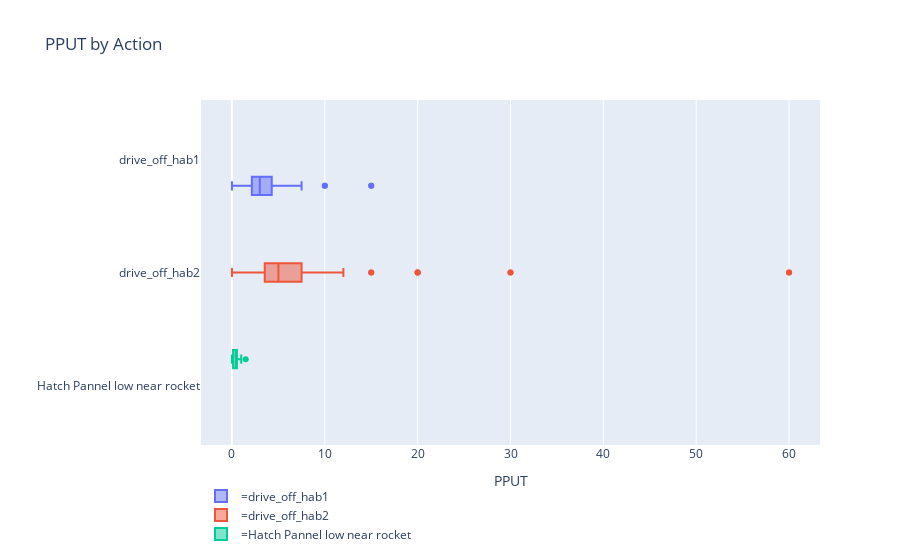

Notebook code for this chart:
### Code cell
fig = px.box(df, x="pput", y="robot", title='PPUT by Action', labels={'pput': 'PPUT', 'robot': ""},
             points="outliers", hover_data=['clock','pput'], color='robot', orientation="h")
fig.update_layout(legend=dict(x=-0, y=-0.3))
fig.show()

### Figure 1 — Plotly figure (JSON) as saved in the notebook; plotly's stock layout.template omitted (floating-point values rounded to 4 significant figures; data arrays with more than 128 entries replaced by an {"elided": "..."} marker saying what was removed)
{"data": [{"alignmentgroup": "True", "boxpoints": "outliers", "customdata": {"elided": "104x2 float values"}, "hoverlabel": {"namelength": 0}, "hovertemplate": "=%{y}<br>PPUT=%{customdata[1]}<br>clock=%{customdata[0]}", "legendgroup": "=drive_off_hab1", "marker": {"color": "#636efa"}, "name": "=drive_off_hab1", "notched": false, "offsetgroup": "=drive_off_hab1", "orientation": "h", "showlegend": true, "type": "box", "x": [10.0, 3.75, 4.286, 7.5, 2.5, 3.75, 2.5, 2.143, 2.727, 3.75, 5, 3.75, 2.143, 3.333, 2.143, 3.333, 0, 1.25, 3.333, 6, 2.727, 3.0, 4.286, 4.286, 1.667, 5, 2.308, 7.5, 1.5, 2.308, 2.308, 2.727, 1.765, 5, 3.0, 3.75, 7.5, 2.0, 2.0, 2.143, 4.286, 2.0, 2.308, 3.333, 2.143, 3.75, 3.333, 3.333, 0, 1.111, 4.286, 5, 3.75, 15, 3.0, 5, 7.5, 2.5, 1.579, 1.429, 1.667, 5, 2.0, 3.333, 7.5, 2.5, 3.0, 6, 1.765, 3.75, 2.5, 3.75, 2.5, 1.667, 2.5, 0, 2.5, 2.5, 3.333, 6, 1.765, 7.5, 2.143, 4.286, 1.875, 3.333, 3.0, 2.308, 3.333, 10.0, 2.143, 5, 0, 1.154, 1.875, 15, 7.5, 6, 5, 3.75, 3.0, 5, 3.333, 2.727], "x0": " ", "xaxis": "x", "y": ["drive_off_hab1", "drive_off_hab1", "drive_off_hab1", "drive_off_hab1", "drive_off_hab1", "drive_off_hab1", "drive_off_hab1", "drive_off_hab1", "drive_off_hab1", "drive_off_hab1", "drive_off_hab1", "drive_off_hab1", "drive_off_hab1", "drive_off_hab1", "drive_off_hab1", "drive_off_hab1", "drive_off_hab1", "drive_off_hab1", "drive_off_hab1", "drive_off_hab1", "drive_off_hab1", "drive_off_hab1", "drive_off_hab1", "drive_off_hab1", "drive_off_hab1", "drive_off_hab1", "drive_off_hab1", "drive_off_hab1", "drive_off_hab1", "drive_off_hab1", "drive_off_hab1", "drive_off_hab1", "drive_off_hab1", "drive_off_hab1", "drive_off_hab1", "drive_off_hab1", "drive_off_hab1", "drive_off_hab1", "drive_off_hab1", "drive_off_hab1", "drive_off_hab1", "drive_off_hab1", "drive_off_hab1", "drive_off_hab1", "drive_off_hab1", "drive_off_hab1", "drive_off_hab1", "drive_off_hab1", "drive_off_hab1", "drive_off_hab1", "drive_off_hab1", "drive_off_hab1", "drive_off_hab1", "drive_off_hab1", "drive_off_hab1", "drive_off_hab1", "drive_off_hab1", "drive_off_hab1", "drive_off_hab1", "drive_off_hab1", "drive_off_hab1", "drive_off_hab1", "drive_off_hab1", "drive_off_hab1", "drive_off_hab1", "drive_off_hab1", "drive_off_hab1", "drive_off_hab1", "drive_off_hab1", "drive_off_hab1", "drive_off_hab1", "drive_off_hab1", "drive_off_hab1", "drive_off_hab1", "drive_off_hab1", "drive_off_hab1", "drive_off_hab1", "drive_off_hab1", "drive_off_hab1", "drive_off_hab1", "drive_off_hab1", "drive_off_hab1", "drive_off_hab1", "drive_off_hab1", "drive_off_hab1", "drive_off_hab1", "drive_off_hab1", "drive_off_hab1", "drive_off_hab1", "drive_off_hab1", "drive_off_hab1", "drive_off_hab1", "drive_off_hab1", "drive_off_hab1", "drive_off_hab1", "drive_off_hab1", "drive_off_hab1", "drive_off_hab1", "drive_off_hab1", "drive_off_hab1", "drive_off_hab1", "drive_off_hab1", "drive_off_hab1", "drive_off_hab1"], "y0": " ", "yaxis": "y"}, {"alignmentgroup": "True", "boxpoints": "outliers", "customdata": {"elided": "106x2 float values"}, "hoverlabel": {"namelength": 0}, "hovertemplate": "=%{y}<br>PPUT=%{customdata[1]}<br>clock=%{customdata[0]}", "legendgroup": "=drive_off_hab2", "marker": {"color": "#EF553B"}, "name": "=drive_off_hab2", "notched": false, "offsetgroup": "=drive_off_hab2", "orientation": "h", "showlegend": true, "type": "box", "x": [12, 7.5, 20.0, 6.667, 4.0, 4.286, 3.333, 3.529, 12, 7.5, 10, 60, 4.615, 5, 12, 0, 3.158, 5.455, 15, 10, 5, 7.5, 6.667, 10, 3.75, 6.0, 3.333, 4.286, 30, 3.158, 5.455, 4.286, 7.5, 12, 4.0, 4.286, 6.0, 0, 6.0, 2.727, 15, 3.529, 3.529, 4.286, 4.286, 3.333, 4.615, 4.0, 10, 7.5, 3.158, 4.615, 3.0, 4.0, 6.667, 5.455, 6.0, 6.667, 3.529, 5, 3.0, 7.5, 5, 0, 2.308, 6.0, 60, 2.727, 7.5, 6.667, 5.455, 3.75, 4.0, 4.615, 8.571, 3.333, 6.667, 6.0, 30, 0, 3.333, 6.0, 4.615, 4.286, 3.0, 2.727, 6.667, 8.571, 6.667, 4.615, 0, 2.0, 12, 20.0, 12, 0, 1.935, 20.0, 6.0, 5.455, 7.5, 12, 6.0, 3.75, 3.75, 3.158], "x0": " ", "xaxis": "x", "y": ["drive_off_hab2", "drive_off_hab2", "drive_off_hab2", "drive_off_hab2", "drive_off_hab2", "drive_off_hab2", "drive_off_hab2", "drive_off_hab2", "drive_off_hab2", "drive_off_hab2", "drive_off_hab2", "drive_off_hab2", "drive_off_hab2", "drive_off_hab2", "drive_off_hab2", "drive_off_hab2", "drive_off_hab2", "drive_off_hab2", "drive_off_hab2", "drive_off_hab2", "drive_off_hab2", "drive_off_hab2", "drive_off_hab2", "drive_off_hab2", "drive_off_hab2", "drive_off_hab2", "drive_off_hab2", "drive_off_hab2", "drive_off_hab2", "drive_off_hab2", "drive_off_hab2", "drive_off_hab2", "drive_off_hab2", "drive_off_hab2", "drive_off_hab2", "drive_off_hab2", "drive_off_hab2", "drive_off_hab2", "drive_off_hab2", "drive_off_hab2", "drive_off_hab2", "drive_off_hab2", "drive_off_hab2", "drive_off_hab2", "drive_off_hab2", "drive_off_hab2", "drive_off_hab2", "drive_off_hab2", "drive_off_hab2", "drive_off_hab2", "drive_off_hab2", "drive_off_hab2", "drive_off_hab2", "drive_off_hab2", "drive_off_hab2", "drive_off_hab2", "drive_off_hab2", "drive_off_hab2", "drive_off_hab2", "drive_off_hab2", "drive_off_hab2", "drive_off_hab2", "drive_off_hab2", "drive_off_hab2", "drive_off_hab2", "drive_off_hab2", "drive_off_hab2", "drive_off_hab2", "drive_off_hab2", "drive_off_hab2", "drive_off_hab2", "drive_off_hab2", "drive_off_hab2", "drive_off_hab2", "drive_off_hab2", "drive_off_hab2", "drive_off_hab2", "drive_off_hab2", "drive_off_hab2", "drive_off_hab2", "drive_off_hab2", "drive_off_hab2", "drive_off_hab2", "drive_off_hab2", "drive_off_hab2", "drive_off_hab2", "drive_off_hab2", "drive_off_hab2", "drive_off_hab2", "drive_off_hab2", "drive_off_hab2", "drive_off_hab2", "drive_off_hab2", "drive_off_hab2", "drive_off_hab2", "drive_off_hab2", "drive_off_hab2", "drive_off_hab2", "drive_off_hab2", "drive_off_hab2", "drive_off_hab2", "drive_off_hab2", "drive_off_hab2", "drive_off_hab2", "drive_off_hab2", "drive_off_hab2"], "y0": " ", "yaxis": "y"}, {"alignmentgroup": "True", "boxpoints": "outliers", "customdata": {"elided": "120x2 float values"}, "hoverlabel": {"namelength": 0}, "hovertemplate": "=%{y}<br>PPUT=%{customdata[1]}<br>clock=%{customdata[0]}", "legendgroup": "=Hatch Pannel low near rocket", "marker": {"color": "#00cc96"}, "name": "=Hatch Pannel low near rocket", "notched": false, "offsetgroup": "=Hatch Pannel low near rocket", "orientation": "h", "showlegend": true, "type": "box", "x": [0.5556, 0.4396, 0.4598, 1.0, 0.3774, 0, 0.2685, 0, 0.2721, 0.5, 0.5063, 0.5263, 0.5797, 0, 0.1111, 0.5263, 0, 0.1163, 0, 0.1124, 0.6897, 0.4938, 0, 0.1266, 1.481, 0.8, 0.3883, 0.3636, 0.5333, 0, 0, 0.5556, 0, 0, 0.1274, 0.597, 0.625, 0.4706, 0.5063, 0.4396, 0.5797, 0.8163, 0, 0.1307, 0.354, 0.5714, 0.7143, 0.5, 0.5405, 0.5, 0.8333, 0.5405, 0.4124, 0.4706, 0.4494, 0.5, 0, 0, 0.5063, 0, 0.3008, 0.4938, 0, 0, 0, 0.2721, 0, 0.1299, 0.6061, 0.367, 0.404, 0.4762, 0.4819, 0.4651, 0.5195, 0.5333, 0.4938, 0.4762, 0.4167, 0.5, 0.3509, 0.6349, 0, 0.2685, 0.5556, 0.6061, 0.4598, 0.5128, 0.3846, 0.5263, 0.3922, 0, 0.113, 0.4819, 0.5797, 0.404, 0, 0.102, 0, 0.1117, 0.7407, 0.4762, 0.5063, 0.4819, 0.3704, 0.7692, 0.678, 0.4706, 0.4494, 0.7407, 0.6557, 0.5634, 0.6061, 0, 0.1183, 0.4938, 0.4545, 0.5063, 0.5, 0.5714], "x0": " ", "xaxis": "x", "y": ["Hatch Pannel low near rocket", "Hatch Pannel low near rocket", "Hatch Pannel low near rocket", "Hatch Pannel low near rocket", "Hatch Pannel low near rocket", "Hatch Pannel low near rocket", "Hatch Pannel low near rocket", "Hatch Pannel low near rocket", "Hatch Pannel low near rocket", "Hatch Pannel low near rocket", "Hatch Pannel low near rocket", "Hatch Pannel low near rocket", "Hatch Pannel low near rocket", "Hatch Pannel low near rocket", "Hatch Pannel low near rocket", "Hatch Pannel low near rocket", "Hatch Pannel low near rocket", "Hatch Pannel low near rocket", "Hatch Pannel low near rocket", "Hatch Pannel low near rocket", "Hatch Pannel low near rocket", "Hatch Pannel low near rocket", "Hatch Pannel low near rocket", "Hatch Pannel low near rocket", "Hatch Pannel low near rocket", "Hatch Pannel low near rocket", "Hatch Pannel low near rocket", "Hatch Pannel low near rocket", "Hatch Pannel low near rocket", "Hatch Pannel low near rocket", "Hatch Pannel low near rocket", "Hatch Pannel low near rocket", "Hatch Pannel low near rocket", "Hatch Pannel low near rocket", "Hatch Pannel low near rocket", "Hatch Pannel low near rocket", "Hatch Pannel low near rocket", "Hatch Pannel low near rocket", "Hatch Pannel low near rocket", "Hatch Pannel low near rocket", "Hatch Pannel low near rocket", "Hatch Pannel low near rocket", "Hatch Pannel low near rocket", "Hatch Pannel low near rocket", "Hatch Pannel low near rocket", "Hatch Pannel low near rocket", "Hatch Pannel low near rocket", "Hatch Pannel low near rocket", "Hatch Pannel low near rocket", "Hatch Pannel low near rocket", "Hatch Pannel low near rocket", "Hatch Pannel low near rocket", "Hatch Pannel low near rocket", "Hatch Pannel low near rocket", "Hatch Pannel low near rocket", "Hatch Pannel low near rocket", "Hatch Pannel low near rocket", "Hatch Pannel low near rocket", "Hatch Pannel low near rocket", "Hatch Pannel low near rocket", "Hatch Pannel low near rocket", "Hatch Pannel low near rocket", "Hatch Pannel low near rocket", "Hatch Pannel low near rocket", "Hatch Pannel low near rocket", "Hatch Pannel low near rocket", "Hatch Pannel low near rocket", "Hatch Pannel low near rocket", "Hatch Pannel low near rocket", "Hatch Pannel low near rocket", "Hatch Pannel low near rocket", "Hatch Pannel low near rocket", "Hatch Pannel low near rocket", "Hatch Pannel low near rocket", "Hatch Pannel low near rocket", "Hatch Pannel low near rocket", "Hatch Pannel low near rocket", "Hatch Pannel low near rocket", "Hatch Pannel low near rocket", "Hatch Pannel low near rocket", "Hatch Pannel low near rocket", "Hatch Pannel low near rocket", "Hatch Pannel low near rocket", "Hatch Pannel low near rocket", "Hatch Pannel low near rocket", "Hatch Pannel low near rocket", "Hatch Pannel low near rocket", "Hatch Pannel low near rocket", "Hatch Pannel low near rocket", "Hatch Pannel low near rocket", "Hatch Pannel low near rocket", "Hatch Pannel low near rocket", "Hatch Pannel low near rocket", "Hatch Pannel low near rocket", "Hatch Pannel low near rocket", "Hatch Pannel low near rocket", "Hatch Pannel low near rocket", "Hatch Pannel low near rocket", "Hatch Pannel low near rocket", "Hatch Pannel low near rocket", "Hatch Pannel low near rocket", "Hatch Pannel low near rocket", "Hatch Pannel low near rocket", "Hatch Pannel low near rocket", "Hatch Pannel low near rocket", "Hatch Pannel low near rocket", "Hatch Pannel low near rocket", "Hatch Pannel low near rocket", "Hatch Pannel low near rocket", "Hatch Pannel low near rocket", "Hatch Pannel low near rocket", "Hatch Pannel low near rocket", "Hatch Pannel low near rocket", "Hatch Pannel low near rocket", "Hatch Pannel low near rocket", "Hatch Pannel low near rocket", "Hatch Pannel low near rocket", "Hatch Pannel low near rocket", "Hatch Pannel low near rocket", "Hatch Pannel low near rocket"], "y0": " ", "yaxis": "y"}], "layout": {"boxmode": "group", "legend": {"tracegroupgap": 0, "x": 0, "y": -0.3}, "title": {"text": "PPUT by Action"}, "xaxis": {"anchor": "y", "domain": [0, 1], "title": {"text": "PPUT"}}, "yaxis": {"anchor": "x", "categoryarray": ["Hatch Pannel low near rocket", "drive_off_hab2", "drive_off_hab1"], "categoryorder": "array", "domain": [0, 1], "title": {"text": ""}}}}
